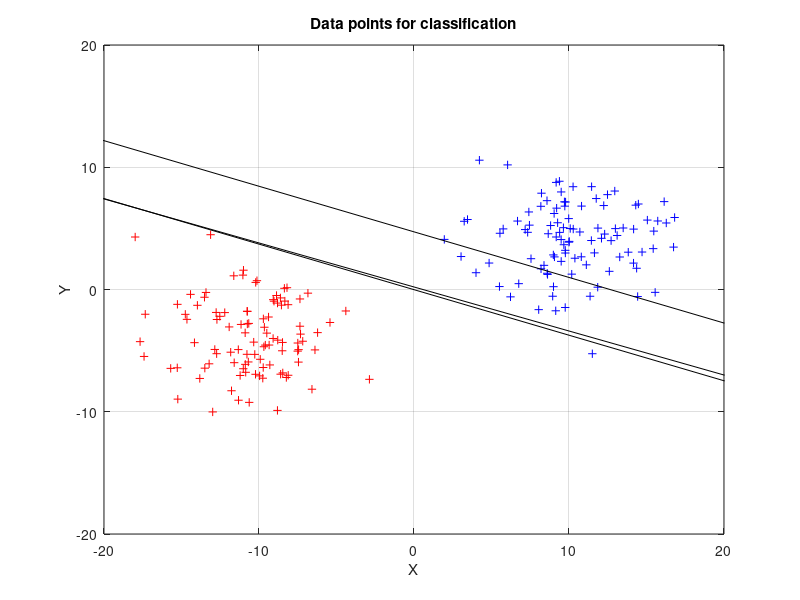

Source code (MATLAB):
clear all
close all
clc

% ANN Project 1
% Create data and imply single layer perceptron learning

%%          3.1.1 create Datasets
% Create 2 datasets of multivariant distribution (with mu and sigma)
% with linearly seperable data (100 points per class)

%rng default;                    %Will always produce the same randon data

% first group of data
mu1 = [10,4];
sigma1 = [10,1;1,10];
data1 = mvnrnd(mu1,sigma1,100);  %Produces multivariant normal distributed data

%second group of data
mu2 = [-10,-4];
sigma2 = [10,1;1,10];
data2 = mvnrnd(mu2,sigma2,100);  %Produces multivariant normal distributed data

% combine data into one matrix and add bias line in input
all_data = [data1; data2];
all_data = all_data';
all_data = [all_data; ones(1,200)]; %All data including the bias line

% Create an output matrix
target = [ones(1,100), -ones(1,100)];   %first data group is 1 and second is -1

% create a weight matrix
[numDims, numInst] = size(all_data);
numClasses = size(target,1);
weights = rand(numClasses, numDims);
delta_weight = zeros(numClasses, numDims);

%%          Plotting of data points

figure(1)
plot(all_data(1,1:100),all_data(2,1:100),'b+')
grid on
title('Data points for classification')
xlabel('X')
ylabel('Y')

hold on
plot(all_data(1,101:200),all_data(2,101:200),'r+')

%%          3.1.2 Single-layer perceptron

% perceptron learning
% using a batch learning algorithm
% Learning parameters with rate and maximum number of iterations
alpha = 0.7;
eta = 0.001;
max_iter = 100;     %Max number of iterations
iter = 0;           %iteration counter

while iter <= max_iter
    iter = iter + 1;
    % forward pass
    y = weights * all_data;         %Bias part is included in both the weights and the data
    %out = 2./(1 + exp(-y)) - 1;     %transfer to -1 and 1
        
    %backward pass
    %delta_out = (out - target).*(1 + out).*(1 - out)*0.5;
    delta_out = (target - y);
     
    %weight update
    weights(1,1) = weights(1,1) + eta.*delta_out*all_data(1,:)';
    weights(1,2) = weights(1,2) + eta.*delta_out*all_data(2,:)';
    weights(1,3) = weights(1,3) + eta.*delta_out*all_data(3,:)';  

    %Plotting of weights
    hold on
    axis([-20 20 -20 20])
    pointx = [(-20*weights(1,1) + weights(1,3)), (20*weights(1,1) + weights(1,3))]; %Bias-weight is added to the x-value
    pointy = [20*weights(1,2),-20*weights(1,2)];
    line(pointx,pointy,'Color','black','LineStyle','-')

    weights
    pause(0.1)

end
hold off

% Calculate mean square error
meansquare_error = mean(delta_out.^2)
% Show misclassifications
missclass = 0;
for i = 1:length(target)
    if i <= 100 && y(i) < 0
        missclass = missclass + 1;
        missclass_data = i;
    elseif i > 100 && y(i) > 0
        missclass = missclass + 1;
        missclass_data = i;
    end
end

missclass





